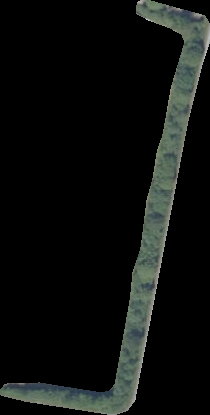
#> input picture Examples/images/C_2_564140180.png, 210 x 415 px
$ python -i classify_image.py   (imports and definitions only)
#> lines starting #> are read from the running program, lines starting #| are printed output that depends on the picture
### src/net/net_helper.py
def pyramid(image, scale=1.5, minSize=(20, 20)):
    # yield the original image
    yield image
    # keep looping over the pyramid
    while True:
        # compute the new dimensions of the image and resize it
        w = int(image.shape[1] / scale)
        if w==0:
            w=1
            print("Excepten w:0->1")
            break
        image = imutils.resize(image, width=w)
        # if the resized image does not meet the supplied minimum
        # size, then stop constructing the pyramid
        if image.shape[0] < minSize[1] or image.shape[1] < minSize[0]:
            break
        # yield the next image in the pyramid
        yield image


def sliding_window(image, stepSize, windowSize):
    # slide a window across the image
    for y in range(0, image.shape[0], stepSize):
        for x in range(0, image.shape[1], stepSize):
            # yield the current window
            yield (x, y, image[y:y + windowSize[1], x:x + windowSize[0]])


# [13 lines left out: function write_csv, not called in this run]

### src/net/classify_image.py
import cv2
import numpy as np
import imutils

# from __future__ import absolute_import
# from __future__ import division
# from __future__ import print_function
import csv
import argparse

import numpy as np
from PIL import Image
import tensorflow as tf  # TF2

from net_helper import pyramid, sliding_window


def classify_patch(image):
##################################################################
## image_classified, percent, nWindows = classify_patch(image)
## Input: -image (cv2.IMREAD_UNCHANGED format)
## Out:   -image_classified (cv2 image with labeled patches)
##        -percent (Percentage of positive biotop regions dedected)
##        -nWindows (Numburs of patches/sliding windows)
##################################################################

    (winW, winH) = (16, 16)
    c_bio = c_nbio = 0
    for resized in pyramid(image, scale=1000):
        # loop over the sliding window for each layer of the pyramid
        for (x, y, window) in sliding_window(resized, stepSize=winW, windowSize=(winW, winH)):
            mod_im = resized
            # if the window does not meet our desired window size, ignore it
            if window.shape[0] != winH or window.shape[1] != winW:
                continue

            # Disregard windows outside of biotop/border cases
            threshold_black = 100
            gray_version = cv2.cvtColor(window, cv2.COLOR_BGR2GRAY)
            if (cv2.countNonZero(gray_version) > threshold_black):

                img = Image.fromarray(window).convert('RGB')
                img = img.resize([width, height])

                #START CLASSIFICATION PROCESS
                # add N dim
                input_data = np.expand_dims(img, axis=0)
                if floating_model:
                    input_data = (np.float32(input_data) - args.input_mean) / args.input_std

                interpreter.set_tensor(input_details[0]['index'], input_data)
                interpreter.invoke()

                output_data = interpreter.get_tensor(output_details[0]['index'])
                results = np.squeeze(output_data)
                top_k = results.argsort()[-5:][::-1]


                if top_k[0] == 1:
                    #no bio
                    c_nbio = c_nbio+1
                    mod_im = cv2.rectangle(mod_im, (x, y), (x + winW, y + winH), (0, 0, 255), 1)
                if top_k[0] == 0:
                    #bio
                    c_bio = c_bio+1
                    mod_im = cv2.rectangle(mod_im, (x, y), (x + winW, y + winH), (0, 255, 0), 1)

        percent = (c_bio*100)/(c_bio+c_nbio)
        image_classified = cv2.cvtColor(mod_im, cv2.COLOR_RGBA2RGB)
        return image_classified, round(percent,2), c_bio+c_nbio


# [55 lines not run here, left out]

>>> import cv2
>>> picture = cv2.imread('../../Examples/images/C_2_564140180.png')
#> picture is the input picture: shape (415, 210, 3); mean B, G, R 14.9, 16.5, 14.3
#> the loop in classify_patch, `for resized in pyramid(image, scale=1000):` made 1 pass
#> after the loop in classify_patch, `for resized in pyramid(image, scale=1000):`:
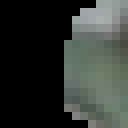
#> img: PIL image 16x16 RGB (shown 8 times larger); mean R, G, B 49.4, 53.9, 50
#> after the loop in classify_patch, `for resized in pyramid(image, scale=1000):`: c_bio = 0
#> (the run stopped early here; a loop or call above may not have finished)

$ run again, on Examples/images/big.png
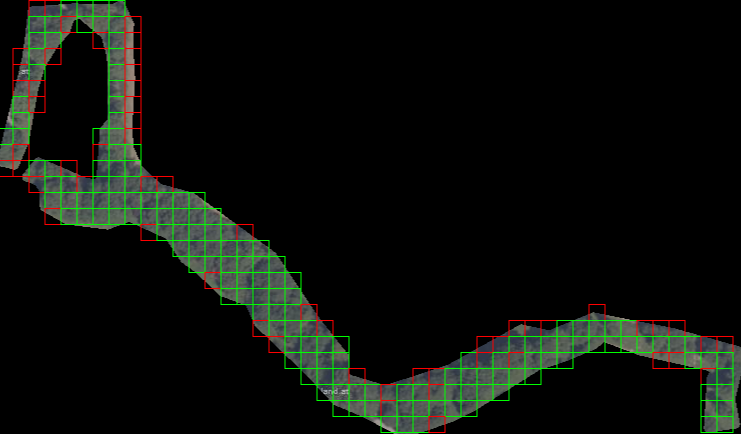
#> input picture Examples/images/big.png, 1482 x 867 px (shown at 1/2 size)
#> picture is the input picture: shape (867, 1482, 3); mean B, G, R 12, 16.9, 13.3
#> the loop in classify_patch, `for resized in pyramid(image, scale=1000):` made 1 pass
#> after the loop in classify_patch, `for resized in pyramid(image, scale=1000):`:
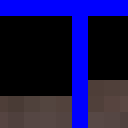
#> img: PIL image 16x16 RGB (shown 8 times larger); mean R, G, B 21.2, 17.2, 75.7
#> after the loop in classify_patch, `for resized in pyramid(image, scale=1000):`: c_bio = 0

$ run again, on Examples/images/small.png
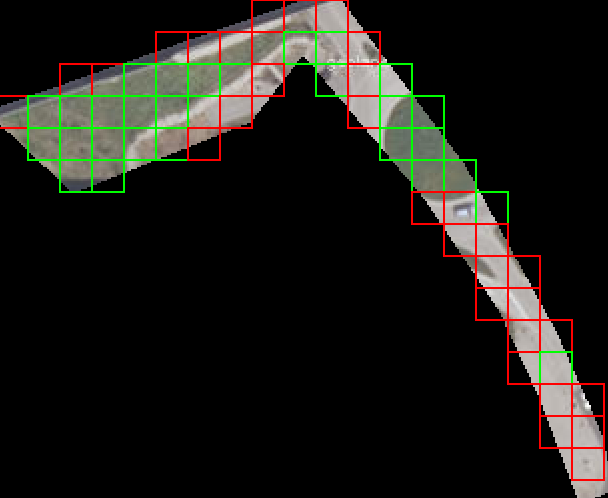
#> input picture Examples/images/small.png, 608 x 498 px
#> picture is the input picture: shape (498, 608, 3); mean B, G, R 22.9, 27.9, 29
#> the loop in classify_patch, `for resized in pyramid(image, scale=1000):` made 1 pass
#> after the loop in classify_patch, `for resized in pyramid(image, scale=1000):`:
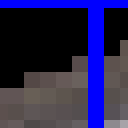
#> img: PIL image 16x16 RGB (shown 8 times larger); mean R, G, B 38.4, 34.8, 79.9
#> after the loop in classify_patch, `for resized in pyramid(image, scale=1000):`: c_bio = 0
